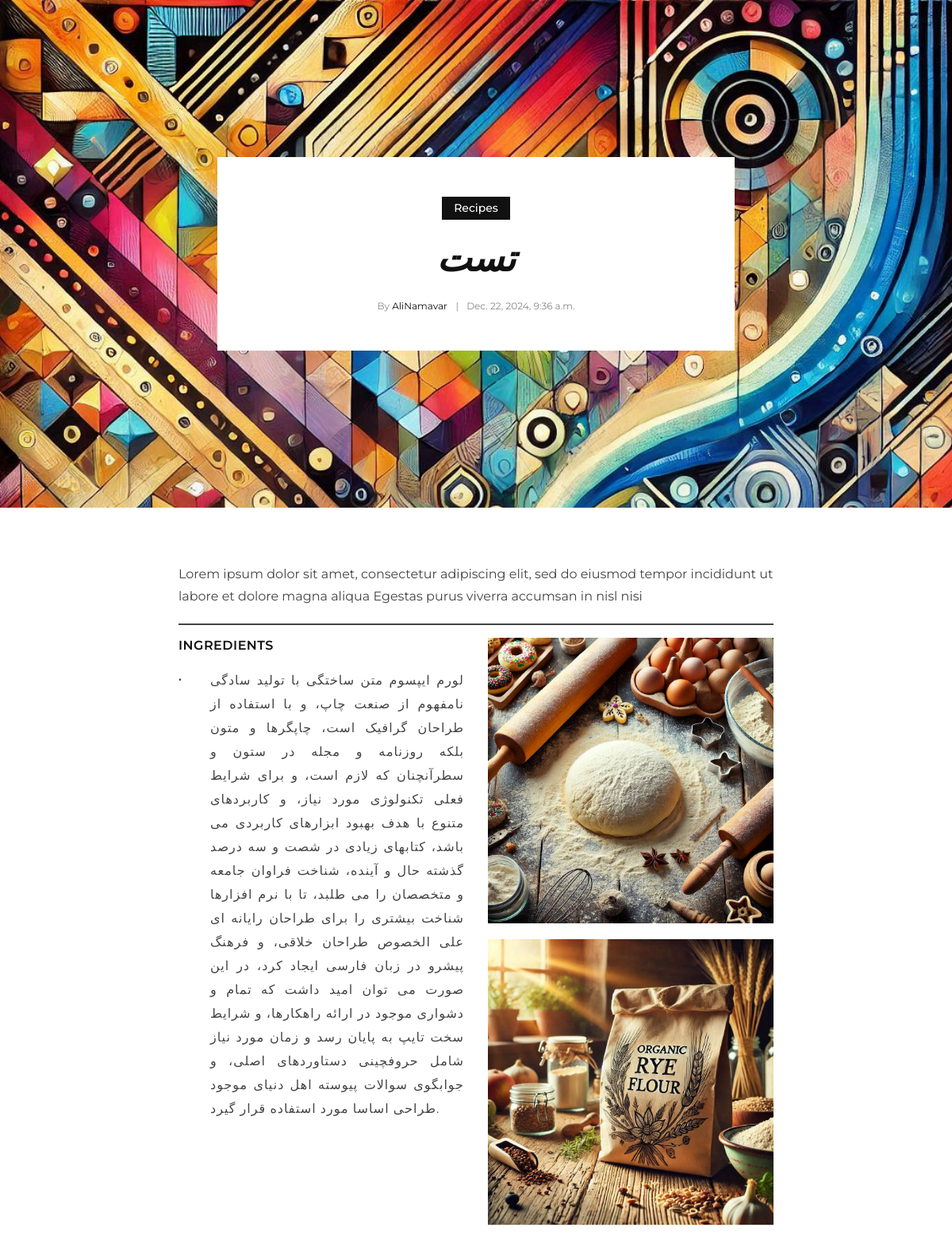
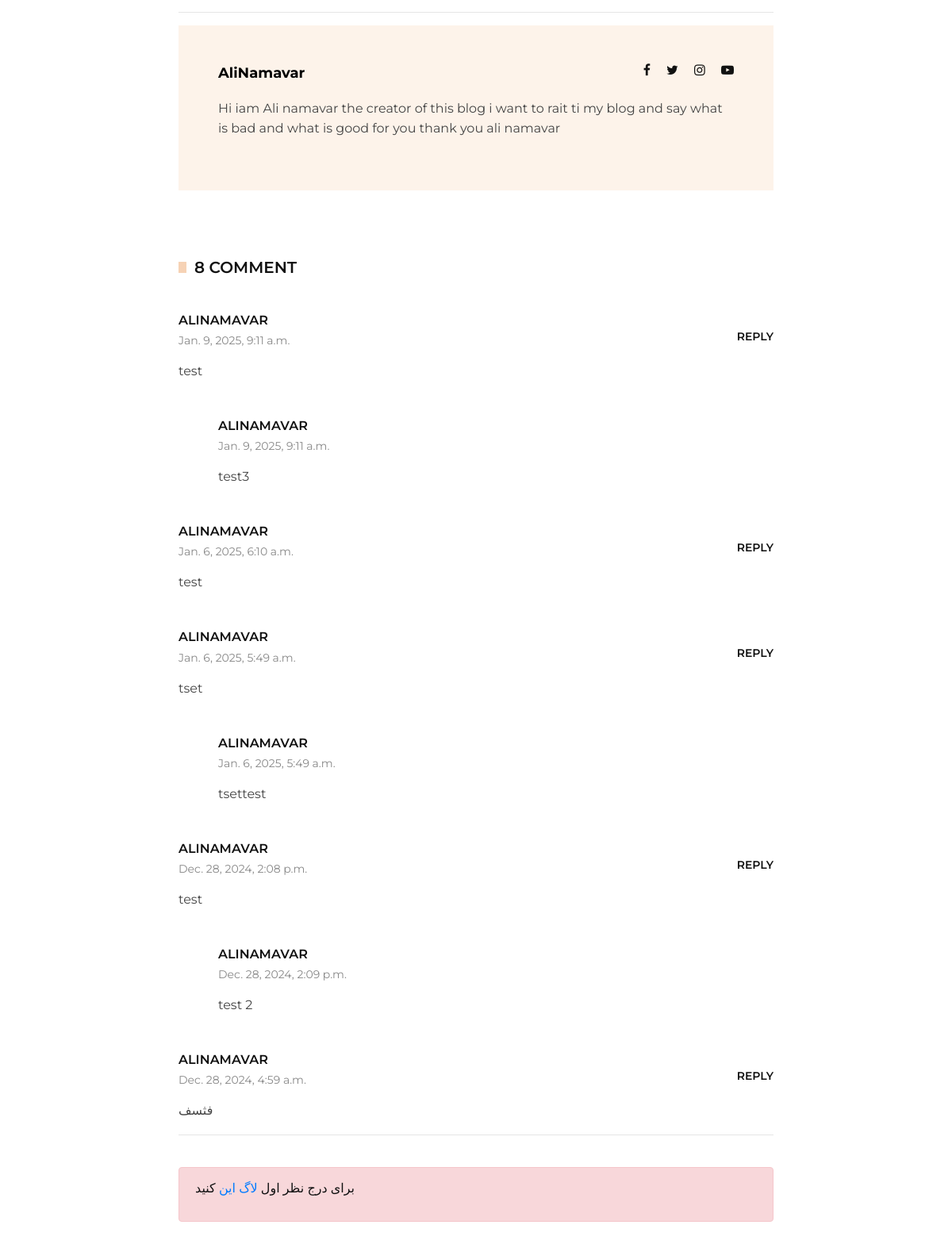
/article-detail/2/, run on the app's committed database (2 pictures, top to bottom).
### article_module/models.py (models this page shows, shortened)
class Article(models.Model):
    author = models.ForeignKey(User, on_delete=models.CASCADE, verbose_name='نویسنده', editable=False)
    category = models.ForeignKey(ArticleCategory, on_delete=models.CASCADE, verbose_name='دسته بندی')
    title = models.CharField(max_length=100, verbose_name='عنوان')
    url_title = models.CharField(max_length=150, verbose_name='عنوان در url ', unique=True, db_index=True)
    slug = models.SlugField(max_length=400, verbose_name=' عنوان (en)', unique=True, db_index=True, editable=False)
    short_description = models.TextField(verbose_name='توضیحات کوتاه')
    description = models.TextField(verbose_name='توضیحات')
    image = models.ImageField(upload_to='images/article', verbose_name='تصویر')
    created_date = models.DateTimeField(auto_now_add=True, verbose_name='زمان ایجاد مقاله')
    is_active = models.BooleanField(default=False, verbose_name='فعال')
    image_detail_one = models.ImageField(upload_to='images/article', verbose_name='تصویر برای جزییات مقاله', null=True, blank=True)
    image_detail_two = models.ImageField(upload_to='images/article', verbose_name='تصویر برای جزییات مقاله', null=True, blank=True)
    class Meta:
        verbose_name = 'Article'
        verbose_name_plural = 'Articles'

class article_comments(models.Model):
    article = models.ForeignKey(Article, on_delete=models.CASCADE, verbose_name='مقاله')
    user = models.ForeignKey(User, on_delete=models.CASCADE, verbose_name='نویسنده کامنت')
    comment = models.TextField(verbose_name='متن کامنت')
    created_date = models.DateTimeField(auto_now_add=True, verbose_name='زمان ثبت کامنت')
    parent = models.ForeignKey('article_comments', on_delete=models.CASCADE, verbose_name='کامنت والد', null=True, blank=True)
    class Meta:
        verbose_name = 'Article_comment'
        verbose_name_plural = 'Article_comments'

### account_module/models.py (models this page shows, shortened)
class User(AbstractUser):
    username = models.CharField(max_length=150, null=True, blank=True, unique=False, verbose_name='نام کاربری')
    email = models.EmailField(unique=True, verbose_name='ایمیل')
    avatar = models.ImageField(upload_to='images/users', verbose_name='تصویر آواتار', null=True, blank=True)
    email_active_code = models.CharField(max_length=75, verbose_name='کد فعالسازی ایمیل', null=True, blank=True)
    about_user = models.TextField(verbose_name='درباره کاربر', null=True, blank=True)
    address = models.CharField(max_length=250, verbose_name='آدرس کاربر')
    USERNAME_FIELD = 'email'  # شناسه ورود ایمیل
    REQUIRED_FIELDS = ['username']  # نام کاربری فیلد ضروری

### article_module/views.py (the view, shortened to what this page needs)
# urls.py: path('article-detail/<pk>/', views.ArticleDetailView.as_view(), name='article-Detail'),
class ArticleDetailView(DetailView):
    model = Article
    template_name = 'article_module/article_detail.html'
    context_object_name = 'article'
    def get_context_data(self, *, object_list=None, **kwargs):
        context = super().get_context_data(object_list=object_list, **kwargs)
        article = self.object
        context['comments'] = (article_comments.objects.filter(parent_id=None, article_id=article.id).
                               prefetch_related('article_comments_set').order_by('-created_date'))
        context['form'] = CommentForm()
        context['comment_count'] = article_comments.objects.filter(article_id=article.id).count()
        user_ip = get_client_ip(self.request)
        user_id = None
        if self.request.user.is_authenticated:
            user_id = self.request.user.id
        has_been_visited = ArticleVisited.objects.filter(ip__iexact=user_ip, Article_id=article.id).exists()
        return context

### utils/http_service.py (called while the page is built)
def get_client_ip(request: HttpRequest):
    x_forwarded_for = request.META.get('HTTP_X_FORWARDED_FOR')
    if x_forwarded_for:
        ip = x_forwarded_for.split(',')[0]
    else:
        ip = request.META.get('REMOTE_ADDR')
    return ip

### article_module/templates/article_module/article_detail.html (shortened to what this page needs)
{% extends 'shared/layout.html' %}
{% block content %}
    <div class="blog-hero set-bg" data-setbg="{{ article.image.url }}">
        <div class="container">
            <div class="row d-flex justify-content-center">
                <div class="col-lg-7">
                    <div class="blog__hero__text">
                        <div class="label">Recipes</div>
                        <h2>{{ article.title }}</h2>
                        <ul>
                            <li>By <span>{{ article.author.username }}</span></li>
                            <li>{{ article.created_date }}</li>
                        </ul>
                    </div>
                </div>
            </div>
        </div>
    </div>
    <section class="blog-details spad">
        <div class="container">
            <div class="row d-flex justify-content-center">
                <div class="col-lg-8">
                    <div class="blog__details__content">
                        <div class="blog__details__text">
                            <p>{{ article.short_description }}</p>
                        </div>
                        <hr class="divider">
                        <div class="blog__details__recipe__details">
                            <div class="row">
                                <div class="col-lg-6">
                                    <div class="blog__details__ingredients">
                                        <h6>Ingredients</h6>
                                        <ul>
                                            <li><span>.</span>{{ article.description }}</li>
                                        </ul>
                                    </div>
                                </div>
                                <div class="col-lg-6">
                                    <div class="blog__details__ingredients__pic">
                                        {% if article.image_detail_one and article.image_detail_two %}
                                            <img src="{{ article.image_detail_one.url }}" alt="">
                                            <div style="height: 20px;"></div>
                                            <img src="{{ article.image_detail_two.url }}" alt="">
                                        {% endif %}
                                    </div>
                                </div>
                            </div>
                        </div>
                        <hr>
                        <div class="blog__details__author">
                            <div class="blog__details__author__text">
                                <h6 class="article-author-name">{{ article.author.username }}</h6>
                                <div class="blog__details__author__social">
                                    <a href="#"><i class="fa fa-facebook"></i></a>
                                    <a href="#"><i class="fa fa-twitter"></i></a>
                                    <a href="#"><i class="fa fa-instagram"></i></a>
                                    <a href="#"><i class="fa fa-youtube-play"></i></a>
                                </div>
                                <p class="article-description">{{ article.author.about_user }}</p>
                            </div>
                        </div>
                        <div id="comments-section">
                            <div class="blog__details__comment">
                                <h5>{{ comment_count }} Comment</h5>
                                {% for comment in comments %}
                                    <div class="blog__details__comment__item">
                                        <div class="blog__details__comment__item__text">
                                            <h6>{{ comment.user.username }}</h6>
                                            <span>{{ comment.created_date }}</span>
                                            <p>{{ comment.comment }}</p>
                                            <div class="blog__details__comment__btns">
                                                <a onclick="fillpatternid({{ comment.id }}, event)"
                                                   href="#">Reply</a>
                                            </div>
                                        </div>
                                    </div>
                                    {% if comment.article_comments_set.all %}
                                        {% for sub_com in comment.article_comments_set.all %}
                                            <div class="blog__details__comment__item blog__details__comment__item--reply">
                                                <div class="blog__details__comment__item__text">
                                                    <h6>{{ sub_com.user.username }}</h6>
                                                    <span>{{ sub_com.created_date }}</span>
                                                    <p>{{ sub_com.comment }}</p>
                                                </div>
                                            </div>
                                        {% endfor %}
                                    {% endif %}
                                {% endfor %}
                            </div>
                        </div>
                        <hr>
                        <br>
                        {% if request.user.is_authenticated %}
                            <form method="post" action="{% url 'article-comment' %}" id="commentForm"
                                  hx-post="{% url 'article-comment' %}" hx-target="#comments-section"
                                  hx-swap="innerHTML">
                                {% csrf_token %}
                                <div class="checkout__input">
                                    <p>Leave a comment<span>*</span></p>
                                    {{ form.message }}
                                </div>
                                <input type="hidden" id="parent_id" value="" name="articleparentId">
                                <input type="hidden" value="{{ article.id }}" name="articleid">
                                <div id="success-message"></div>
                                <button type="submit" class="site-btn">Submit</button>
                                {% if messages %}
                                    <div id="message-box" class="alert alert-success-custom overlay-message">
                                        {% for message in messages %}
                                            {{ message }}
                                        {% endfor %}
                                    </div>
                                {% endif %}
                            </form>
                        {% else %}
                            <div class="alert alert-danger">
                                <p> برای درج نظر اول<a href="{% url 'login' %}"> لاگ این</a> کنید </p>
                            </div>
                        {% endif %}
                    </div>
                </div>
    </section>
{% endblock %}

### static/css/custom.css (style rules this page uses)
.divider { margin-top: 20px; border: 1px solid #444444; }
.blog__details__ingredients ul li { list-style: none; font-size: 16px; color: #444444; line-height: 30px; letter-spacing: 1px; padding-left: 40px; position: relative; display: block; max-width: 100%; white-space: normal; word-break: break-word; text-align: justify; }
.article-author-name { font-size: 18px; font-weight: 700; color: #000; margin-bottom: 10px; display: inline-block; }
.article-description { font-size: 16px; line-height: 1.6; color: #444; margin-top: 10px; }

### data on the page
Article: title "تست", author.username "AliNamavar", created_date "Dec. 22, 2024, 9:36 a.m.", short_description "Lorem ipsum dolor sit amet, consectetur adipiscing elit, sed do eiusmod tempor incididunt ut labore et dolore magna aliqua Egestas purus viverra accumsan in nisl nisi", description "لورم ایپسوم متن ساختگی با تولید سادگی نامفهوم از صنعت چاپ، و با استفاده از طراحان گرافیک است، چاپگرها و متون بلکه روزنامه و مجله در ستون و سطرآنچنان که لازم است، و برای شرایط فعلی تکنولوژی مورد نیاز، و کاربردهای متنوع با هدف بهبود ابزارهای کاربردی می باشد، کتابهای زیادی در شصت و سه درصد گذشته حال و آینده، شناخت فراوان جامعه و متخصصان را می طلبد، تا با نرم افزارها شناخت بیشتری را برای طراحان رایانه ای علی الخصوص طراحان خلاقی، و فرهنگ پیشرو در زبان فارسی ایجاد کرد، در این صورت می توان امید داشت که تمام و دشواری موجود در ارائه راهکارها، و شرایط سخت تایپ به پایان رسد و زمان مورد نیاز شامل حروفچینی دستاوردهای اصلی، و جوابگوی سوالات پیوسته اهل دنیای موجود طراحی اساسا مورد استفاده قرار گیرد.", image_detail_one (picture), image_detail_two (picture), author.about_user "Hi iam Ali namavar the creator of this blog i want to rait ti my blog and say what is bad and what is good for you thank you ali namavar"
article_comments: user.username "ALINAMAVAR", created_date "Jan. 9, 2025, 9:11 a.m.", comment "test"
article_comments: user.username "ALINAMAVAR", created_date "Jan. 9, 2025, 9:11 a.m.", comment "test3"
article_comments: user.username "ALINAMAVAR", created_date "Jan. 6, 2025, 6:10 a.m.", comment "test"
article_comments: user.username "ALINAMAVAR", created_date "Jan. 6, 2025, 5:49 a.m.", comment "tset"
article_comments: user.username "ALINAMAVAR", created_date "Jan. 6, 2025, 5:49 a.m.", comment "tsettest"
article_comments: user.username "ALINAMAVAR", created_date "Dec. 28, 2024, 2:08 p.m.", comment "test"
article_comments: user.username "ALINAMAVAR", created_date "Dec. 28, 2024, 2:09 p.m.", comment "test 2"
article_comments: user.username "ALINAMAVAR", created_date "Dec. 28, 2024, 4:59 a.m.", comment "فثسف"

### other printed values
{{ comment_count }} "8"
